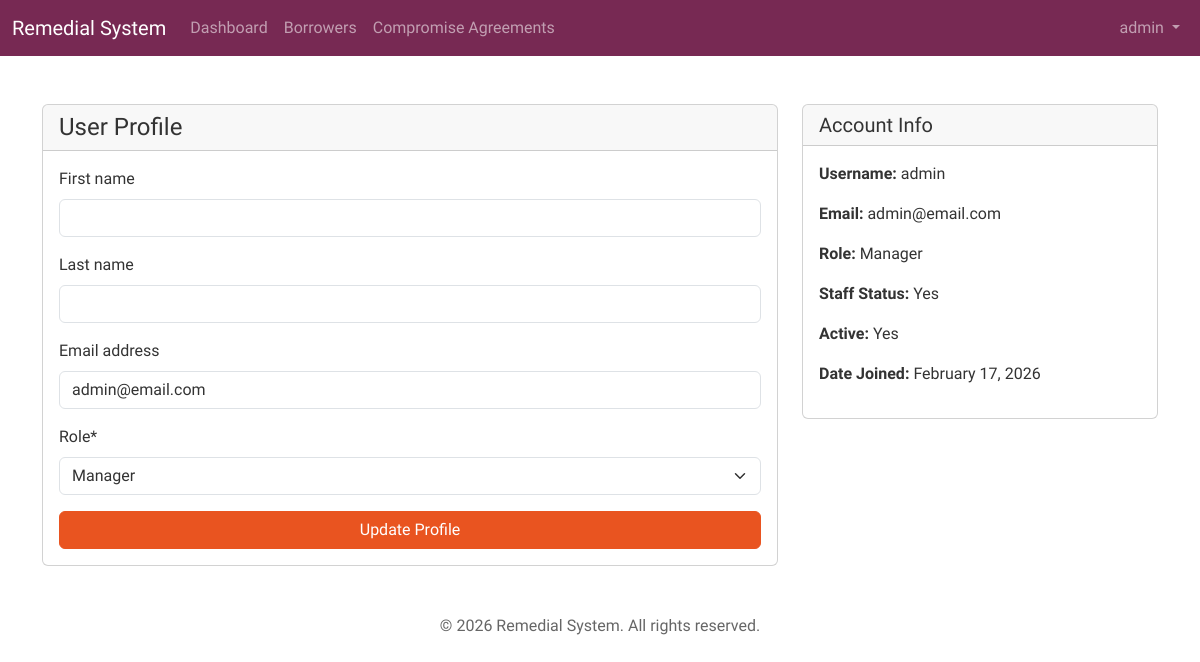
/profile/ (signed in), run on the app's committed database.
### users/models.py (models this page shows)
class User(AbstractUser):
    class Role(models.TextChoices):
        ACCOUNT_OFFICER = 'ACCOUNT_OFFICER', _('Account Officer')
        MANAGER = 'MANAGER', _('Manager')
        BOARD_MEMBER = 'BOARD_MEMBER', _('Board Member')
    role = models.CharField(max_length=20, choices=Role.choices, default=Role.ACCOUNT_OFFICER)

### users/views.py (the view)
# urls.py: path("profile/", profile, name="profile"),
@login_required
def profile(request):
    if request.method == "POST":
        form = UserUpdateForm(request.POST, instance=request.user)
        if form.is_valid():
            form.save()
            messages.success(request, "Your profile has been updated successfully!")
            return redirect("profile")
    else:
        form = UserUpdateForm(instance=request.user)
    context = {"form": form}
    return render(request, "users/profile.html", context)

### users/forms.py
class UserUpdateForm(UserChangeForm):
    class Meta:
        model = User
        fields = ["first_name", "last_name", "email", "role"]
    def __init__(self, *args, **kwargs):
        super().__init__(*args, **kwargs)
        self.fields.pop("password", None)

### account_master/templates/users/profile.html (shortened to what this page needs)
{% extends 'base.html' %}
{% load crispy_forms_tags %}
{% block content %}
<div class="row">
    <div class="col-md-8">
        <div class="card">
            <div class="card-header">
                <h4 class="mb-0">User Profile</h4>
            </div>
            <div class="card-body">
                <form method="post">
                    {{ form|crispy }}
                    <div class="d-grid gap-2">
                        <button type="submit" class="btn btn-primary">Update Profile</button>
                    </div>
                </form>
            </div>
        </div>
    </div>
    <div class="col-md-4">
        <div class="card">
            <div class="card-header">
                <h5 class="mb-0">Account Info</h5>
            </div>
            <div class="card-body">
                <p><strong>Username:</strong> {{ user.username }}</p>
                <p><strong>Email:</strong> {{ user.email }}</p>
                <p><strong>Role:</strong> {{ user.get_role_display }}</p>
                <p><strong>Staff Status:</strong> {{ user.is_staff|yesno:"Yes,No" }}</p>
                <p><strong>Active:</strong> {{ user.is_active|yesno:"Yes,No" }}</p>
                <p><strong>Date Joined:</strong> {{ user.date_joined|date:"F d, Y" }}</p>
            </div>
        </div>
    </div>
</div>
{% endblock %}

### account_master/templates/base.html (shortened to what this page needs)
{% load crispy_forms_tags %}
<!DOCTYPE html>
<html lang="en">
<head>
    <link href="https://bootswatch.com/5/united/bootstrap.min.css" rel="stylesheet">
    <link rel="stylesheet" href="https://cdn.jsdelivr.net/npm/bootstrap-icons@1.11.3/font/bootstrap-icons.min.css">
</head>
<body>
    <nav class="navbar navbar-expand-lg navbar-dark bg-dark">
        <div class="container-fluid">
            <a class="navbar-brand" href="/">Remedial System</a>
            <div class="collapse navbar-collapse" id="navbarNav">
                <ul class="navbar-nav me-auto">
                    <li class="nav-item">
                        <a class="nav-link" href="{% url 'dashboard' %}">Dashboard</a>
                    </li>
                    <li class="nav-item">
                        <a class="nav-link" href="{% url 'borrower_list' %}">Borrowers</a>
                    </li>
                    <li class="nav-item">
                        <a class="nav-link" href="{% url 'compromise_agreement_list' %}">Compromise Agreements</a>
                    </li>
                </ul>
                <ul class="navbar-nav ms-auto">
                    {% if user.is_authenticated %}
                        <li class="nav-item dropdown">
                            <a class="nav-link dropdown-toggle" href="#" id="navbarDropdown" role="button" data-bs-toggle="dropdown">
                                {{ user.get_full_name|default:user.username }}
                            </a>
                        </li>
                    {% endif %}
                </ul>
            </div>
        </div>
    </nav>
    <main class="container mt-5">
        {% block content %}{% endblock %}
    </main>
    <footer class="mt-5 text-center text-muted pb-3">
        <p>&copy; 2026 Remedial System. All rights reserved.</p>
    </footer>
</body>
</html>

### data on the page
User: get_full_name "admin", email "admin@email.com", role "Manager", username "admin", is_staff "Yes", is_active "Yes", date_joined "February 17, 2026"
